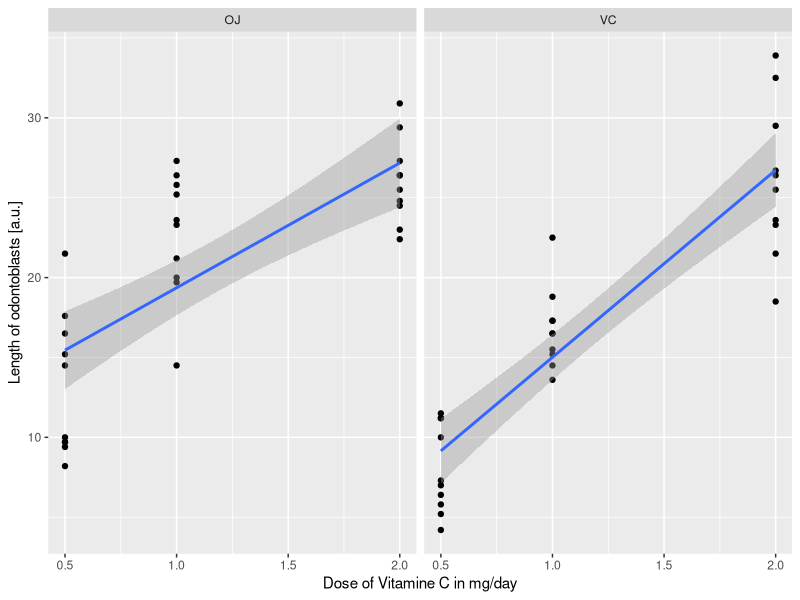
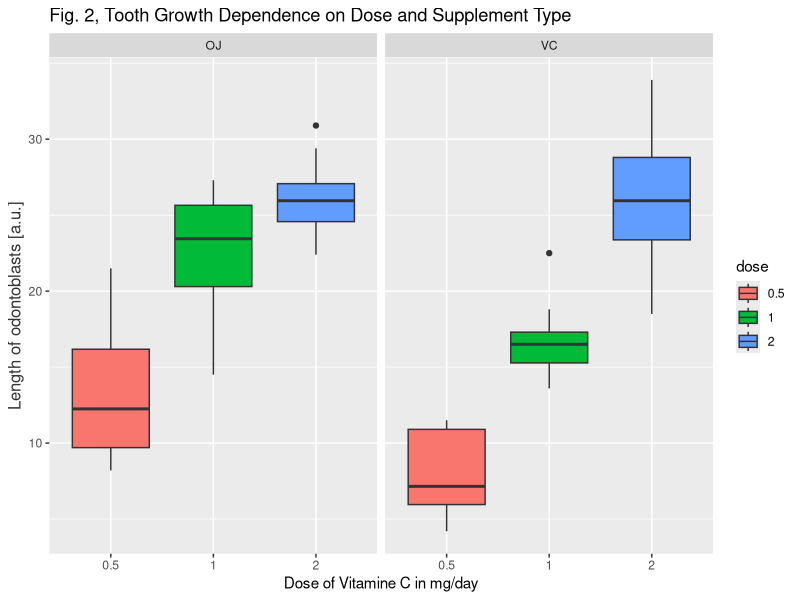

Write the R code that produced these figures, in order. (Note: this script raises an error after producing the figures.)
## ---- chunk 1
library(datasets)
library(data.table)
library(dplyr)
library(tidyr)
library(ggplot2)
library(lattice)
library(MASS)
## ---- chunk 2
data(ToothGrowth)
## ---- chunk 3
str(ToothGrowth)
## ---- chunk 4
qplot(x = dose, y = len, data = ToothGrowth, 
      title = "Fig. 1, Tooth Growth Dependence on Dose and Supplement Type", 
      geom=c("point", "smooth"), method="lm", facets=.~supp, 
      xlab="Dose of Vitamine C in mg/day", ylab="Length of odontoblasts [a.u.]")
## ---- chunk 5
ToothGrowth_VC <- filter(ToothGrowth, supp=="VC")
ToothGrowth_OJ <- filter(ToothGrowth, supp=="OJ")
res_VC <- lm(len ~ dose, data = ToothGrowth_VC)
res_OJ <- lm(len ~ dose, data = ToothGrowth_OJ)
summary(res_VC)
summary(res_OJ)
## ---- chunk 6
ToothGrowth$dose=as.factor(ToothGrowth$dose)
ggplot(ToothGrowth, aes(x=dose,y=len))+geom_boxplot(aes(fill = dose)) +
      ggtitle("Fig. 2, Tooth Growth Dependence on Dose and Supplement Type") +
      facet_grid(.~supp) + 
      theme(axis.title.y =  element_text(colour="gray20",size=12,angle=90,hjust=.5,vjust=1)) +
      labs(x = "Dose of Vitamine C in mg/day", y = "Length of odontoblasts [a.u.]")
## ---- chunk 7
var.test(len ~ supp, data = ToothGrowth)
## ---- chunk 8
t.test(len~supp, data=ToothGrowth, conf.level = 0.95, 
       alternative="two.sided", var.equal = TRUE, paired = FALSE)
## ---- chunk 9
t.test(ToothGrowth_OJ$len[ToothGrowth_OJ$dose == 1], 
       ToothGrowth_OJ$len[ToothGrowth_OJ$dose == 2], paired = FALSE, var.equal = FALSE)
## ---- chunk 10
t.test(ToothGrowth_OJ$len[ToothGrowth_OJ$dose == 0.5], 
       ToothGrowth_OJ$len[ToothGrowth_OJ$dose == 2], paired = FALSE, var.equal = FALSE)
